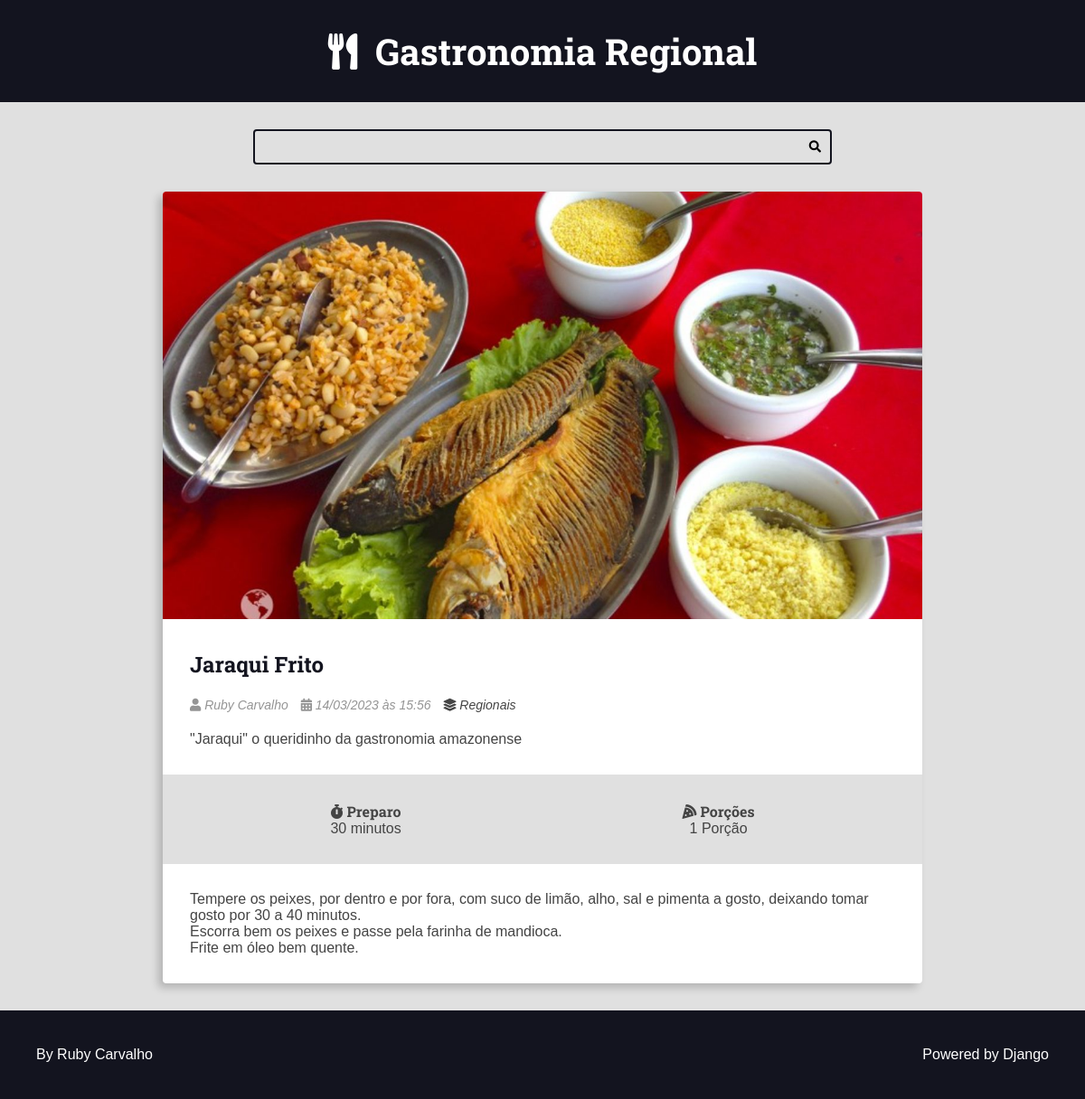
/recipes/1/, run on an earlier commit of the app's database.
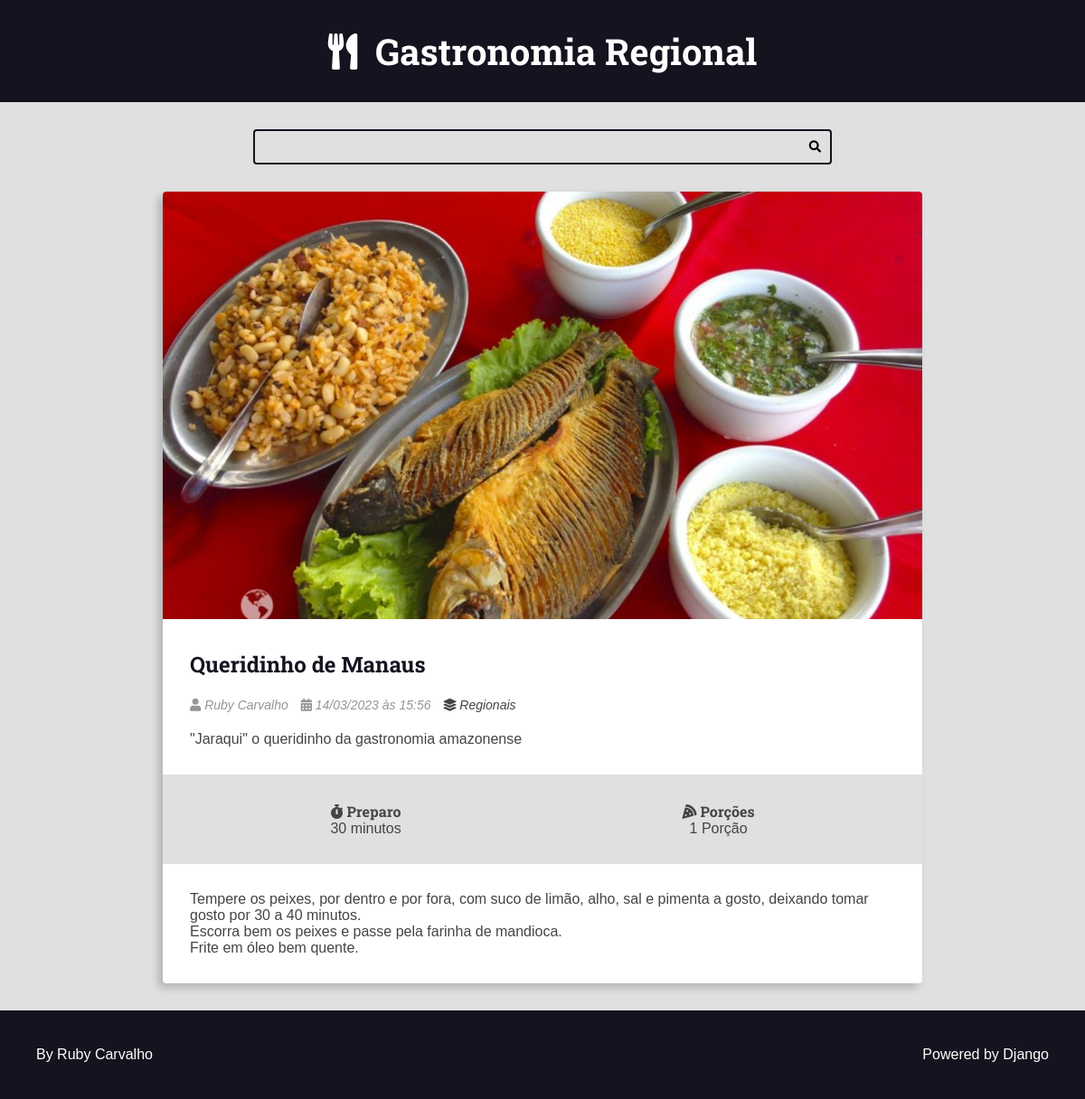
And on a later commit of the database.
### recipes/models.py (models this page shows, shortened)
class Recipe(models.Model):
    title = models.CharField(max_length=65)
    description = models.CharField(max_length=165)
    slug = models.SlugField(unique=True)
    preparation_time = models.IntegerField()
    preparation_time_unit = models.CharField(max_length=65)
    servings = models.IntegerField()
    servings_unit = models.CharField(max_length=65)
    preparation_steps = models.TextField()
    preparation_steps_is_html = models.BooleanField(default=False)
    created_at = models.DateTimeField(auto_now_add=True)
    updated_at = models.DateTimeField(auto_now=True)
    is_published = models.BooleanField(default=False)
    cover = models.ImageField(
        upload_to='recipes/covers/%Y/%m/%d/', blank=True, default='')
    category = models.ForeignKey(
        Category, on_delete=models.SET_NULL, null=True, blank=True,
        default=None
    )
    author = models.ForeignKey(
        User, on_delete=models.SET_NULL, null=True
    )

class Category(models.Model):
    name = models.CharField(max_length=65)

### recipes/views.py (the view)
# urls.py: path('recipes/<int:id>/', views.recipe, name="recipe"),
def recipe(request, id):
    recipe = get_object_or_404(Recipe, pk=id, is_published=True, )
    return render(request, 'recipes/pages/recipe-view.html', context={
        'recipe': recipe,
        'is_detail_page': True,
    })

### recipes/templates/recipes/pages/recipe-view.html (shortened to what this page needs)
{% extends 'global/base.html' %}
{% block content %}
 <div class="main-content main-content-detail container">
     {% include 'recipes/partials/recipe.html' %}
 </div>
 {% endblock content %}

### recipes/templates/recipes/partials/recipe.html (shortened to what this page needs)
<div class="recipe recipe-list-item">
    {% if recipe.cover %}
        <div class="recipe-cover">
            <a href="{% url 'recipes:recipe' recipe.id %}">
                <img src="{{ recipe.cover.url }}" alt="Temporário">
            </a>
        </div>
    {% endif %}
    <div class="recipe-title-container">
        <h2 class="recipe-title">
            <a href="{% url 'recipes:recipe' recipe.id %}">
                {{ recipe.title }}
            </a>
        </h2>
    </div>
    <div class="recipe-author">
        {% if  recipe.author is not None %}
        <span class="recipe-author-item">
            <i class="fas fa-user"></i>
            {% if recipe.author.first_name %}
                {{ recipe.author.first_name }} {{ recipe.author.last_name }}
            {% else %}
                {{ recipe.author.username }}
            {% endif %}
        </span>
        {% endif %}
        <span class="recipe-author-item">
            <i class="fas fa-calendar-alt"></i>
            {{ recipe.created_at|date:"d/m/Y" }} às {{ recipe.created_at|date:"H:i" }}
        </span>
        {% if recipe.category is not None %}
        <span class="recipe-author-item">
            <a href="{% url 'recipes:category' recipe.category.id %}">
                <i class="fas fa-layer-group"></i>
                <span>{{ recipe.category.name }}</span>
            </a>
        </span>
        {% endif %}
    </div>
    <div class="recipe-content">
        <p>{{ recipe.description }}</p>
    </div>
    <div class="recipe-meta-container">
        <div class="recipe-meta recipe-preparation">
            <h3 class="recipe-meta-title"><i class="fas fa-stopwatch"></i> Preparo</h3>
            <div class="recipe-meta-text">
                {{ recipe.preparation_time }} {{ recipe.preparation_time_unit }}
            </div>
        </div>
        <div class="recipe-meta recipe-servings">
            <h3 class="recipe-meta-title"><i class="fas fa-pizza-slice"></i> Porções</h3>
            <div class="recipe-meta-text">
                {{ recipe.servings }} {{ recipe.servings_unit }}
            </div>
        </div>
    </div>
    {% if is_detail_page is True %}
        <div class="preparation-steps">
            {% if  recipe.preparation_steps_is_html is true %}
                {{ recipe.prepation_steps| safe }}
            {% else %}
                {{ recipe.preparation_steps|linebreaksbr }}
            {% endif %}
        </div>
    {% endif %}
</div>

What changed in the data, as far as the page shows it:
changed Recipe "\"Jaraqui\" o queridinho da gastronomia amazonense": title "Jaraqui Frito" → "Queridinho de Manaus"
